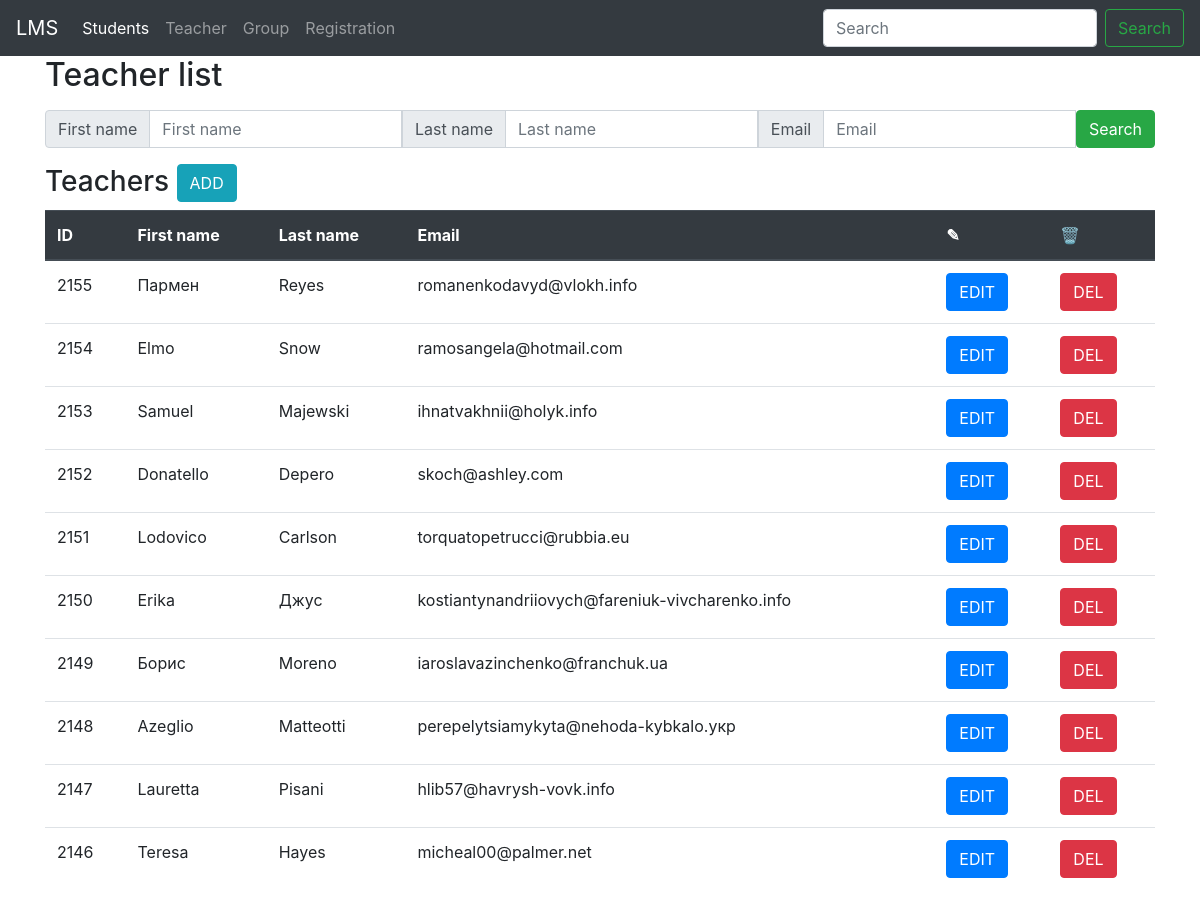
The page /teacher/list on the database its author committed.
### teacher/models.py (models this page shows, shortened)
class Teacher(models.Model):
    first_name = models.CharField(max_length=40, null=False)
    last_name = models.CharField(max_length=20, null=False)
    phone_number = models.CharField(max_length=30, null=False)
    email = models.EmailField()
    user_name = models.CharField(max_length=100)
    employment_date = models.DateField(default=datetime.date.today)

### teacher/views.py (the view)
# urls.py: path('list', views.TeachersListView.as_view(), name='list'),
class TeachersListView(ListView):
    model = Teacher
    template_name = 'teacher/teachers_list.html'
    context_object_name = 'teachers_list'
    def get_queryset(self):
        request = self.request
        qs = super().get_queryset()
        qs = qs.order_by('-id')
        if request.GET.get('fname'):
            qs = qs.filter(first_name=request.GET.get('fname'))
        if request.GET.get('lname'):
            qs = qs.filter(last_name=request.GET.get('lname'))
        if request.GET.get('mail'):
            qs = qs.filter(email=request.GET.get('mail'))
        return qs
    def get_context_data(self, **kwargs):
        context = super().get_context_data(**kwargs)
        context['title'] = 'Teacher list'
        return context

### teacher/templates/teacher/teachers_list.html
{% extends 'student/base.html' %}
{% load static %}
{% block content %}
    <form>
        <div class="input-group mb-3">
            <div class="input-group-prepend">
                <span class="input-group-text" id="basic-addon1">First name</span>
            </div>
            <input name="fname" type="text" class="form-control" placeholder="First name" aria-label="firstname" aria-describedby="basic-addon1">
            <div class="input-group-prepend">
                <span class="input-group-text" id="basic-addon2">Last name</span>
            </div>
            <input name="lname" type="text" class="form-control" placeholder="Last name" aria-label="lastname" aria-describedby="basic-addon1">
            <div class="input-group-prepend">
                <span class="input-group-text" id="basic-addon3">Email</span>
            </div>
            <input name="mail" type="text" class="form-control" placeholder="Email" aria-label="email" aria-describedby="basic-addon1">
            <button type="submit" class="btn btn-success">Search</button>
        </div>
    </form>
    {% include 'teacher/includes/teachers_table.html' %}
{% endblock %}

### student/templates/student/base.html (shortened to what this page needs)
{% extends 'base.html' %}
{% load static %}

### templates/base.html (shortened to what this page needs)
<!DOCTYPE html>
<html lang="en">
<head>
    <link rel="stylesheet" href="https://stackpath.bootstrapcdn.com/bootstrap/4.5.0/css/bootstrap.min.css">
</head>
<body>
    <nav class="navbar navbar-expand-lg navbar-dark bg-dark">
      <a class="navbar-brand" href="{% url 'index' %}">LMS <span class="sr-only">(current)</span></a>
      <div class="collapse navbar-collapse" id="navbarSupportedContent">
        <ul class="navbar-nav mr-auto">
              <li class="nav-item active">
                <a class="nav-link" href="{% url 'student:list_one' %}">Students </a>
              </li>
              <li class="nav-item">
                <a class="nav-link" href="{% url 'teacher:list' %}">Teacher</a>
              </li>
                <li class="nav-item">
                    <a class="nav-link" href="{% url 'group:groups_list' %}">Group</a>
                </li>
                <li class="nav-item">
                    <a class="nav-link" href="{% url 'account:registration' %}">Registration</a>
                </li>
        </ul>
        <form class="form-inline my-2 my-lg-0">
          <input class="form-control mr-sm-2" type="search" placeholder="Search" aria-label="Search">
          <button class="btn btn-outline-success my-2 my-sm-0" type="submit">Search</button>
        </form>
      </div>
    </nav>
    <div class="container">
        <h2>{{ title }}</h2>
       {% block content %}
        {% endblock %}
    </div>
</body>
</html>

### teacher/templates/teacher/includes/teachers_table.html
<h3>Teachers <a href="{% url 'teacher:add' %}" class="btn btn-info">ADD</a></h3>
{% if teachers_list %}
<table class="table table-hover">
    <thead class="thead-dark">
        <tr>
          <th>ID</th>
          <th>First name</th>
          <th>Last name</th>
          <th>Email</th>
          <th>&#9998;</th>
          <th>🗑</th>
        </tr>
    </thead>
    {% for teacher in teachers_list %}
        <tr>
          <td> {{ teacher.id }}</td>
          <td> {{ teacher.first_name }}</td>
          <td> {{ teacher.last_name }}</td>
          <td> {{ teacher.email }}</td>
          <td> <a href="{% url 'teacher:edit' teacher.id %}" class="btn btn-primary">EDIT</a></td>
          <td> <a href="{% url 'teacher:delete' teacher.id %}" class="btn btn-danger">DEL</a></td>
        </tr>
    {% endfor %}
</table>
{% else %}
<p>Sorry, list is empty</p>
{% endif %}

### rows shown on the page
Teacher: id "2155", first_name "Пармен", last_name "Reyes", email "romanenkodavyd@vlokh.info"
Teacher: id "2154", first_name "Elmo", last_name "Snow", email "ramosangela@hotmail.com"
Teacher: id "2153", first_name "Samuel", last_name "Majewski", email "ihnatvakhnii@holyk.info"
Teacher: id "2152", first_name "Donatello", last_name "Depero", email "skoch@ashley.com"
Teacher: id "2151", first_name "Lodovico", last_name "Carlson", email "torquatopetrucci@rubbia.eu"
Teacher: id "2150", first_name "Erika", last_name "Джус", email "kostiantynandriiovych@fareniuk-vivcharenko.info"
Teacher: id "2149", first_name "Борис", last_name "Moreno", email "iaroslavazinchenko@franchuk.ua"
Teacher: id "2148", first_name "Azeglio", last_name "Matteotti", email "perepelytsiamykyta@nehoda-kybkalo.укр"
Teacher: id "2147", first_name "Lauretta", last_name "Pisani", email "hlib57@havrysh-vovk.info"
Teacher: id "2146", first_name "Teresa", last_name "Hayes", email "micheal00@palmer.net"

### other values the page prints
{{ title }} "Teacher list"
